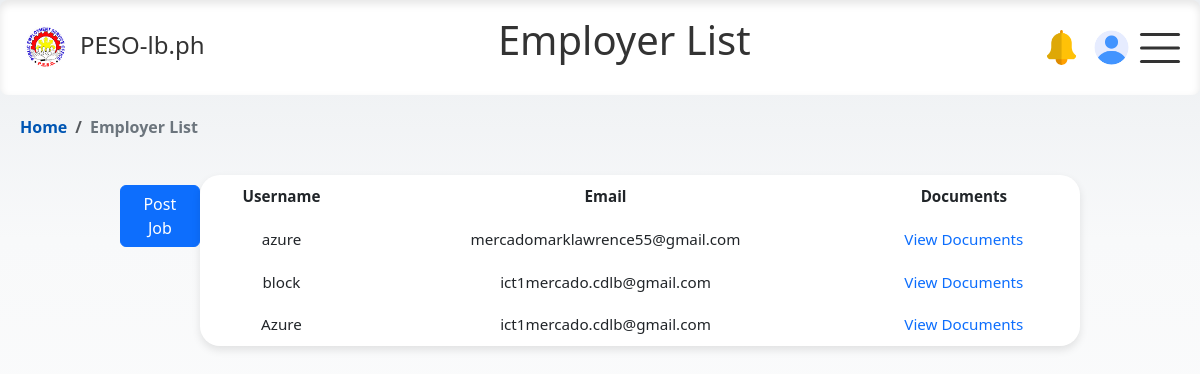
The app's page /html/adminpage/employer_list.php with its own data.
### tables this page shows
CREATE TABLE `empyers` (
  `id` int NOT NULL,
  `username` varchar(255) DEFAULT NULL,
  `password` varchar(255) DEFAULT NULL,
  `email` varchar(255) DEFAULT NULL,
  `Fname` varchar(255) DEFAULT NULL,
  `Lname` varchar(255) DEFAULT NULL,
  `Bdate` varchar(255) DEFAULT NULL,
  `contact` int DEFAULT NULL,
  `is_verified` tinyint DEFAULT NULL,
  `otp` varchar(255) DEFAULT NULL,
  `otp_expiry` datetime DEFAULT NULL,
  `reset_token` varchar(255) DEFAULT NULL,
  `reset_token_expiry` datetime DEFAULT NULL
);

### html/adminpage/employer_list.php (the view, shortened to what this page needs)
<?php
include 'conn_db.php';
$sql = "SELECT * FROM empyers";
$result = $conn->query($sql);
?>
<!DOCTYPE html>
<html>
<head>
    <link rel="stylesheet" href="https://cdn.jsdelivr.net/npm/bootstrap@5.3.0/dist/css/bootstrap.min.css">
    <link href="https://cdnjs.cloudflare.com/ajax/libs/bootstrap-icons/1.10.0/font/bootstrap-icons.min.css" rel="stylesheet">
    <link rel="stylesheet" href="../../css/modal-form.css">
    <link rel="stylesheet" href="../../css/admin_employer.css">
    <link rel="stylesheet" href="../../css/nav_float.css">
</head>
<body>
<nav>
    <div class="logo">
        <img src="../../img/logo_peso.png" alt="Logo">
        <a href="#"> PESO-lb.ph</a>
    </div>
    <header>
      <h1 class="ofw-h1">Employer List</h1>
    </header>
    <div class="profile-icons">
        <div class="notif-icon" data-bs-toggle="popover" data-bs-content="#" data-bs-placement="bottom">
            <img id="#" src="../../img/notif.png" alt="Profile Picture" class="rounded-circle">
        </div>
        <div class="profile-icon" data-bs-toggle="popover" data-bs-placement="bottom">
    <?php if (!empty($row['photo'])): ?>
        <img id="preview" src="../../php/applicant/images/<?php echo $row['photo']; ?>" alt="Profile Image" class="circular--square">
    <?php else: ?>
        <img src="../../img/user-placeholder.png" alt="Profile Picture" class="rounded-circle">
    <?php endif; ?>
    </div>
    </div>
    <div class="burger" id="burgerToggle">
        <span></span>
        <span></span>
        <span></span>
    </div>
</nav>
<nav class="bcrumb-container" aria-label="breadcrumb">
  <ol class="breadcrumb">
    <li class="breadcrumb-item"><a href="admin_home.php" >Home</a></li>
    <li class="breadcrumb-item active" aria-current="page">Employer List</li>
  </ol>
</nav>
<div class="table-containers">
    <div class="button-container">
        <a href="create_job.php" class="btn btn-primary">Post Job</a>
    </div>
    <div class="table-wrapper">
        <table class="table table-borderless table-hover">
            <thead>
                <tr>
                    <th>Username</th>
                    <th>Email</th>
                    <th>Documents</th>
                </tr>
            </thead>
            <tbody>
                <?php
                if ($result->num_rows > 0) {
                    while($row = $result->fetch_assoc()) {
                        echo "<tr>
                                <td>" . htmlspecialchars($row["username"]) . "</td>
                                <td>" . htmlspecialchars($row["email"]) . "</td>
                                <td><a class='docu openEmployersBtn' href='#' data-employer-id=".htmlspecialchars($row['id']).">View Documents</a></td>
                            </tr>";
                    }
                } else {
                    echo "<tr><td colspan='3'>No employers found</td></tr>";
                }
                ?>
            </tbody>
        </table>
    </div>
</div>
</body>
</html>

### css/admin_employer.css (style rules this page uses)
.table-containers { display: flex; justify-content: center; align-items: flex-start; margin: 5vh auto; width: 80%; }
.button-container { display: flex; justify-content: center; gap: 1rem; margin-top: 10px; }
.table-wrapper { display: flex; flex-direction: column; width: 100%; }
.table { border-radius: 20px; background-color: #fff; padding: 15px; margin: 0; font-size: 0.95rem; box-shadow: 0px 4px 8px rgba(0, 0, 0, 0.1); width: 100%; }
.table td, .table th { background-color: transparent; padding: 10px; text-align: center; }
.docu { text-decoration: none; }

### css/nav_float.css (style rules this page uses)
body { margin: 0; opacity: 1; font-family: system-ui; background: linear-gradient(to bottom, #EBEEF1 0%, #f8f9fa 30%, #ffffff 100%); background-repeat: no-repeat; background-attachment: fixed; min-height: 100vh; }
.h1, .ofw-h1 { width: 100%; text-align: center; color: #333; margin-top:-1vh; }
.profile-icons,.profile-icon-employer, .profile-index { display: flex; align-items: left; margin-right: 3vw; }
.profile-icon, .profile-icon-employer, .profile-index, .notif-icon { width: 35px; height: 35px; border-radius:50%; overflow: hidden; position: relative; margin-right: 15px; }
.notif-icon img,.profile-icon img, .profile-icon-employer img { width: 100%; height: auto; }
td { width: -120vw; height: auto; }
nav { position: sticky; top: 0; background-color: #fff; color: #333; display: flex; justify-content: space-between; align-items: center; padding: 20px 20px; margin: auto; max-width: 100vw; box-shadow: inset 0px 4px 8px rgba(0, 0, 0, 0.1); border-radius: 8px; z-index: 1000; }
.logo { display: flex; align-items: center; margin-bottom: 5px; }
.logo a { color: #333; text-decoration: none; font-size: 24px; font-weight:400; margin-left:10px; }
.logo img { width: 50px; height: 50px; }
.burger { cursor: pointer; margin-left: 5vw; }
.burger { position: absolute; top: 50%; right: 20px; transform: translateY(-50%); width: 40px; height: 30px; background: transparent; cursor: pointer; }
.burger span { display: block; position: absolute; height: 3px; width: 100%; background: #333; border-radius: 5px; opacity: 1; left: 0; transform: rotate(0deg); transition: .25s ease-in-out; }
.burger span:nth-of-type(1) { top: 0px; transform-origin: left center; }
.burger span:nth-of-type(2) { top: 50%; transform: translateY(-50%); transform-origin: left center; }
.burger span:nth-of-type(3) { top: 100%; transform-origin: left center; transform: translateY(-100%); }
.bcrumb-container { position: relative; top: 0; background-color: transparent; color: #333; display: flex; justify-content:flex-start; align-items: left; padding: 20px 20px; margin: auto; margin-bottom: -5vh; max-width: auto; box-shadow: none; border-radius: 0; z-index: 1; }
.breadcrumb { background-color: transparent; list-style: none; }
.breadcrumb-item { color: #007bff; font-weight: bold; }
.breadcrumb-item.active { color: #6c757d; }
.breadcrumb-item a { text-decoration: none; color: #0056b3; }

### records on screen
empyers: username "azure", email "mercadomarklawrence55@gmail.com"
empyers: username "block", email "ict1mercado.cdlb@gmail.com"
empyers: username "Azure", email "ict1mercado.cdlb@gmail.com"
